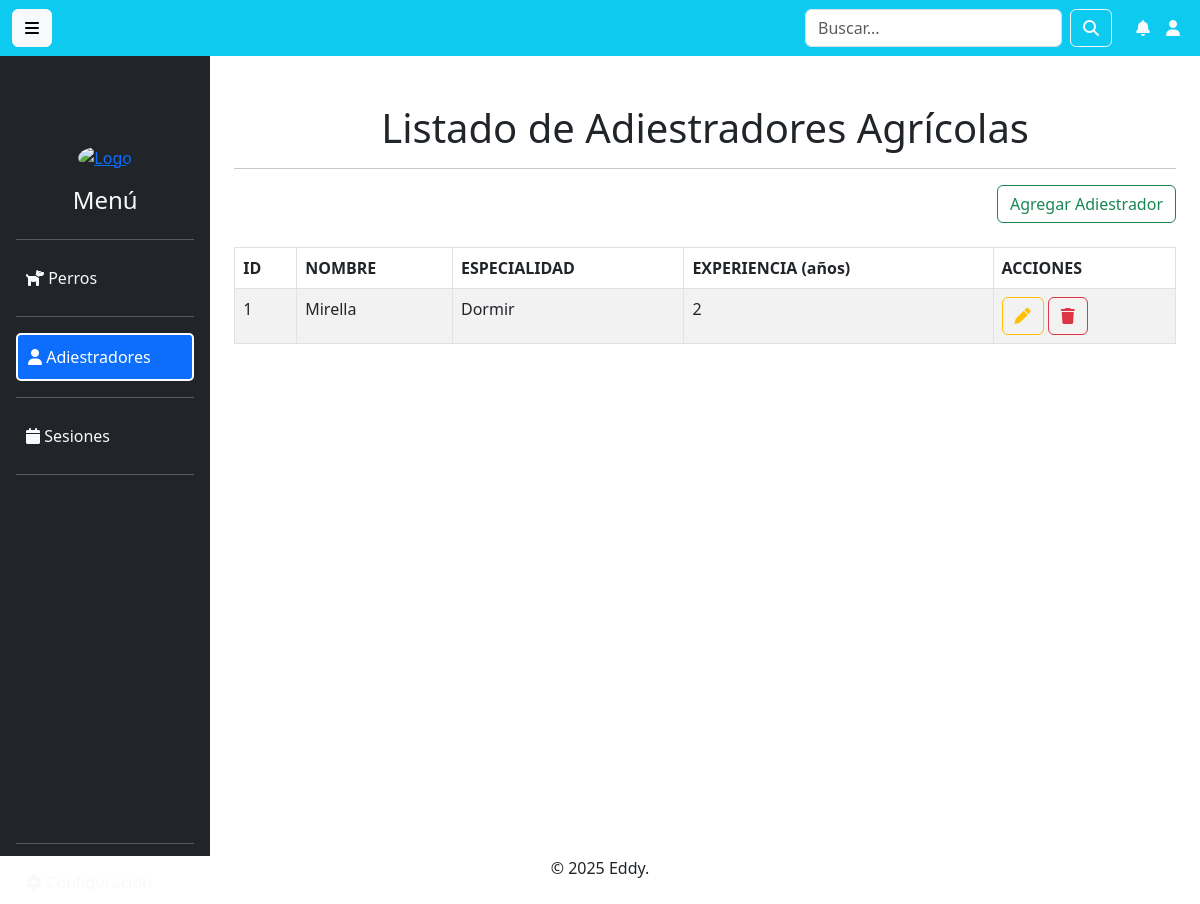
Page /AdiestradorAgricola/ on the earlier database version.
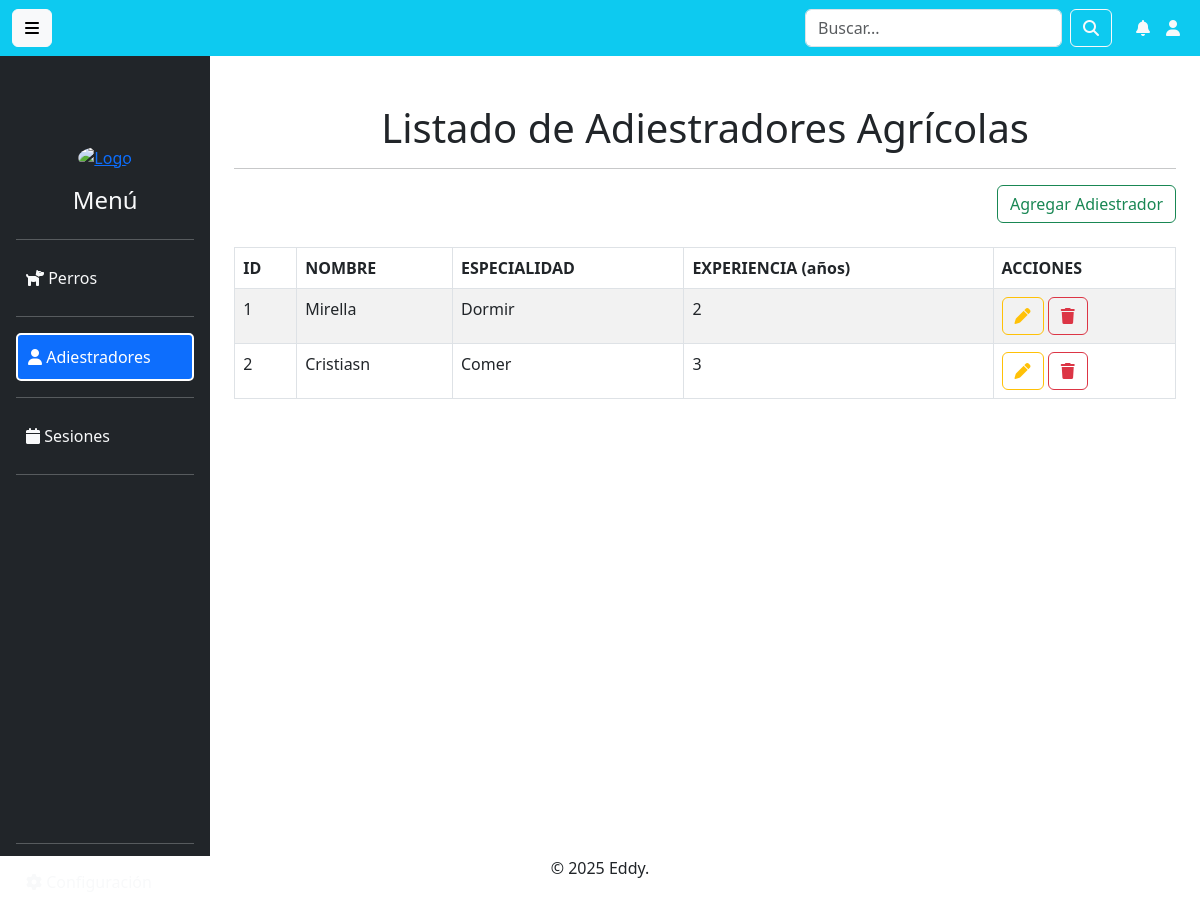
Same page on the later database version.
### Aplicaciones/AdiestradorAgricola/models.py (models this page shows, shortened)
class AdiestradorAgricola(models.Model):
    nombre = models.CharField(max_length=255)
    especialidad = models.CharField(max_length=100)
    experiencia = models.IntegerField(help_text="Años de experiencia")

### Aplicaciones/AdiestradorAgricola/views.py (the view)
# urls.py: path('', views.inicioAdiestrador, name='indexAdiestrador'),
def inicioAdiestrador(request):
    listadoAdiestradores = AdiestradorAgricola.objects.all()
    return render(request, "AdiestradoresAgricolas/inicioAdiestrador.html", {'adiestradores': listadoAdiestradores})

### Aplicaciones/AdiestradorAgricola/templates/AdiestradoresAgricolas/inicioAdiestrador.html (shortened to what this page needs)
{% extends "plantilla.html" %}
{% block contenido %}
<br>
<h1 class="text-center">Listado de Adiestradores Agrícolas</h1>
<hr>
<div class="row">
    <div class="text-end">
        <a href="{% url 'nuevoAdiestrador' %}" class="btn btn-outline-success text-right">
            Agregar Adiestrador
        </a>
    </div>
</div>
<br>
<table class="table table-bordered table-striped table-hover">
    <thead>
        <tr class="bg-info">
            <th>ID</th>
            <th>NOMBRE</th>
            <th>ESPECIALIDAD</th>
            <th>EXPERIENCIA (años)</th>
            <th>ACCIONES</th>
        </tr>
    </thead>
    <tbody>
        {% for adiestrador in adiestradores %}
            <tr>
                <td>{{ adiestrador.id }}</td>
                <td>{{ adiestrador.nombre }}</td>
                <td>{{ adiestrador.especialidad }}</td>
                <td>{{ adiestrador.experiencia }}</td>
                <td>
                    <a href="{% url 'editarAdiestrador' adiestrador.id %}" class="btn btn-outline-warning">
                        <i class="fa fa-pen"></i>
                    </a>
                    <a href="#" onclick="confirmDelete('{{ adiestrador.id }}')" class="btn btn-outline-danger">
                        <i class="fa fa-trash"></i>
                    </a>
                </td>
            </tr>
        {% endfor %}
    </tbody>
</table>
{% endblock %}

Differences in the rows shown:
added AdiestradorAgricola: id "2", nombre "Cristiasn", especialidad "Comer", experiencia "3"
